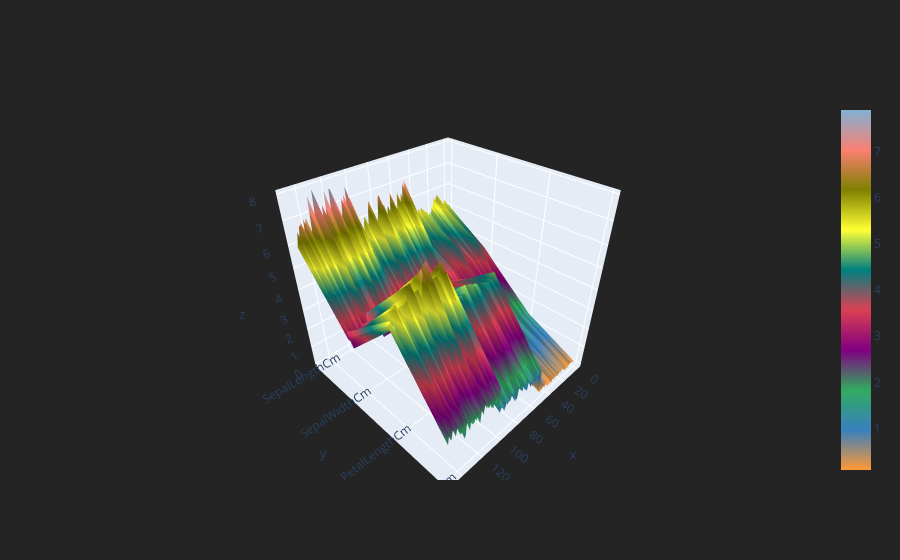

Notebook code for this chart:
### Code cell
transformed=iris.drop(['Id','Species'], axis=1).iplot(kind='surface')
transformed

### Figure 1 — Plotly figure (JSON) as saved in the notebook; plotly's stock layout.template omitted (floating-point values rounded to 4 significant figures; data arrays with more than 128 entries replaced by an {"elided": "..."} marker saying what was removed)
{"data": [{"colorscale": [[0, "rgb(255, 153, 51)"], [0.1111, "rgb(55, 128, 191)"], [0.2222, "rgb(50, 171, 96)"], [0.3333, "rgb(128, 0, 128)"], [0.4444, "rgb(219, 64, 82)"], [0.5556, "rgb(0, 128, 128)"], [0.6667, "rgb(255, 255, 51)"], [0.7778, "rgb(128, 128, 0)"], [0.8889, "rgb(251, 128, 114)"], [1, "rgb(128, 177, 211)"]], "type": "surface", "x": {"elided": "150 int values"}, "y": ["SepalLengthCm", "SepalWidthCm", "PetalLengthCm", "PetalWidthCm"], "z": {"elided": "4x150 float values"}}], "layout": {"legend": {"bgcolor": "#242424", "font": {"color": "#F4F4F4"}}, "paper_bgcolor": "#242424", "plot_bgcolor": "#242424", "title": {"font": {"color": "#F4F4F4"}}, "xaxis": {"gridcolor": "#343434", "showgrid": true, "tickfont": {"color": "#A4A4A4"}, "title": {"font": {"color": "#A4A4A4"}, "text": ""}, "zerolinecolor": "#444444"}, "yaxis": {"gridcolor": "#343434", "showgrid": true, "tickfont": {"color": "#A4A4A4"}, "title": {"font": {"color": "#A4A4A4"}, "text": ""}, "zerolinecolor": "#444444"}}}
